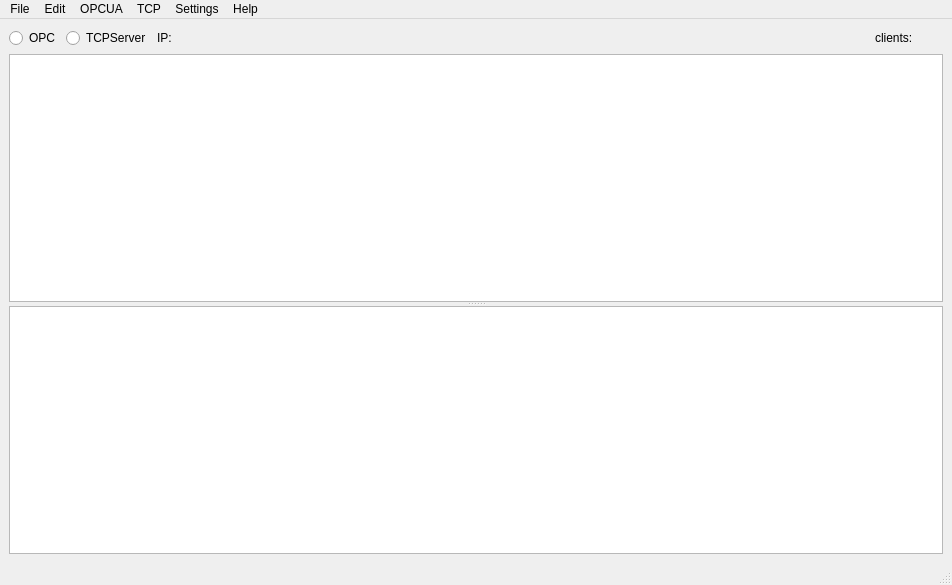
<?xml version="1.0" encoding="UTF-8"?>
<ui version="4.0">
 <class>MainWindow</class>
 <widget class="QMainWindow" name="MainWindow">
  <property name="geometry">
   <rect>
    <x>0</x>
    <y>0</y>
    <width>952</width>
    <height>585</height>
   </rect>
  </property>
  <property name="windowTitle">
   <string>MainWindow</string>
  </property>
  <widget class="QWidget" name="centralwidget">
   <layout class="QVBoxLayout" name="verticalLayout">
    <item>
     <layout class="QHBoxLayout" name="horizontalLayout">
      <item>
       <widget class="QRadioButton" name="rb_opc">
        <property name="text">
         <string>OPC</string>
        </property>
       </widget>
      </item>
      <item>
       <widget class="QRadioButton" name="rb_srv">
        <property name="text">
         <string>TCPServer</string>
        </property>
       </widget>
      </item>
      <item>
       <widget class="QLabel" name="label_IP">
        <property name="text">
         <string>IP:</string>
        </property>
       </widget>
      </item>
      <item>
       <spacer name="horizontalSpacer_2">
        <property name="orientation">
         <enum>Qt::Orientation::Horizontal</enum>
        </property>
        <property name="sizeHint" stdset="0">
         <size>
          <width>40</width>
          <height>20</height>
         </size>
        </property>
       </spacer>
      </item>
      <item>
       <widget class="QLabel" name="label_clients">
        <property name="text">
         <string>clients:</string>
        </property>
       </widget>
      </item>
      <item>
       <spacer name="horizontalSpacer">
        <property name="orientation">
         <enum>Qt::Orientation::Horizontal</enum>
        </property>
        <property name="sizeType">
         <enum>QSizePolicy::Policy::Fixed</enum>
        </property>
        <property name="sizeHint" stdset="0">
         <size>
          <width>30</width>
          <height>20</height>
         </size>
        </property>
       </spacer>
      </item>
     </layout>
    </item>
    <item>
     <widget class="QSplitter" name="splitter">
      <property name="orientation">
       <enum>Qt::Orientation::Vertical</enum>
      </property>
      <widget class="QTableView" name="tableView"/>
      <widget class="QListView" name="listView"/>
     </widget>
    </item>
   </layout>
  </widget>
  <widget class="QMenuBar" name="menubar">
   <property name="geometry">
    <rect>
     <x>0</x>
     <y>0</y>
     <width>952</width>
     <height>22</height>
    </rect>
   </property>
   <widget class="QMenu" name="menuFile">
    <property name="title">
     <string>File</string>
    </property>
    <addaction name="separator"/>
    <addaction name="actionQuit"/>
   </widget>
   <widget class="QMenu" name="menuEdit">
    <property name="title">
     <string>Edit</string>
    </property>
    <addaction name="actionSystemLog"/>
   </widget>
   <widget class="QMenu" name="menuSettings">
    <property name="title">
     <string>Settings</string>
    </property>
    <addaction name="separator"/>
    <addaction name="actionViewMapping"/>
   </widget>
   <widget class="QMenu" name="menuHelp">
    <property name="title">
     <string>Help</string>
    </property>
    <addaction name="actionAbout"/>
    <addaction name="actionAboutQt"/>
   </widget>
   <widget class="QMenu" name="menuOPC_UA">
    <property name="title">
     <string>OPCUA</string>
    </property>
    <addaction name="actionOPCUAGenerateCertificate"/>
    <addaction name="actionOPCUABrowseNode"/>
    <addaction name="actionOPCUAConnect"/>
   </widget>
   <widget class="QMenu" name="menuServer">
    <property name="title">
     <string>TCP</string>
    </property>
    <addaction name="actionTcpServer"/>
   </widget>
   <addaction name="menuFile"/>
   <addaction name="menuEdit"/>
   <addaction name="menuOPC_UA"/>
   <addaction name="menuServer"/>
   <addaction name="menuSettings"/>
   <addaction name="menuHelp"/>
  </widget>
  <widget class="QStatusBar" name="statusbar"/>
  <action name="actionQuit">
   <property name="text">
    <string>Quit</string>
   </property>
  </action>
  <action name="actionAbout">
   <property name="text">
    <string>About</string>
   </property>
  </action>
  <action name="actionAboutQt">
   <property name="text">
    <string>About Qt</string>
   </property>
  </action>
  <action name="actionSystemLog">
   <property name="text">
    <string>System Log</string>
   </property>
  </action>
  <action name="actionLogDir">
   <property name="text">
    <string>Log Dir</string>
   </property>
  </action>
  <action name="actionOPCUAGenerateCertificate">
   <property name="text">
    <string>Generate Certificate</string>
   </property>
  </action>
  <action name="actionOPCUABrowseNode">
   <property name="text">
    <string>Browse Node</string>
   </property>
  </action>
  <action name="actionOPCUAConnect">
   <property name="text">
    <string>Connect OPC</string>
   </property>
  </action>
  <action name="actionTcpServer">
   <property name="text">
    <string>Server TCP</string>
   </property>
  </action>
  <action name="actionViewMapping">
   <property name="text">
    <string>View Mapping</string>
   </property>
  </action>
 </widget>
 <resources/>
 <connections/>
</ui>
